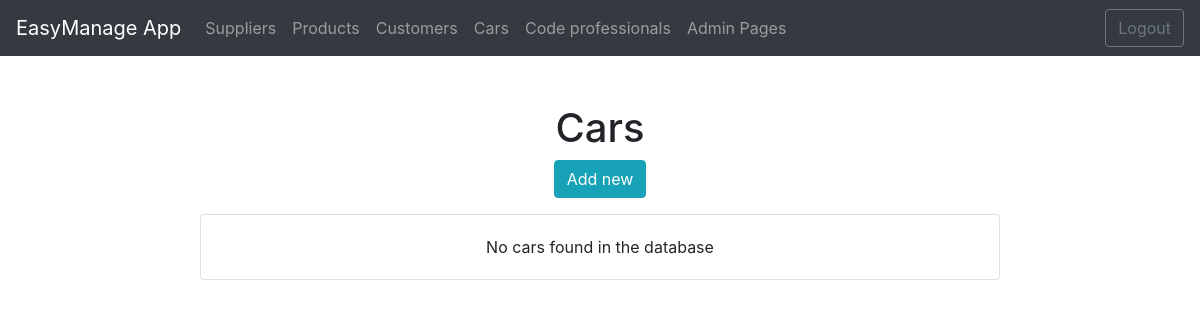
/cars/ (signed in), run on an earlier commit of the app's database.
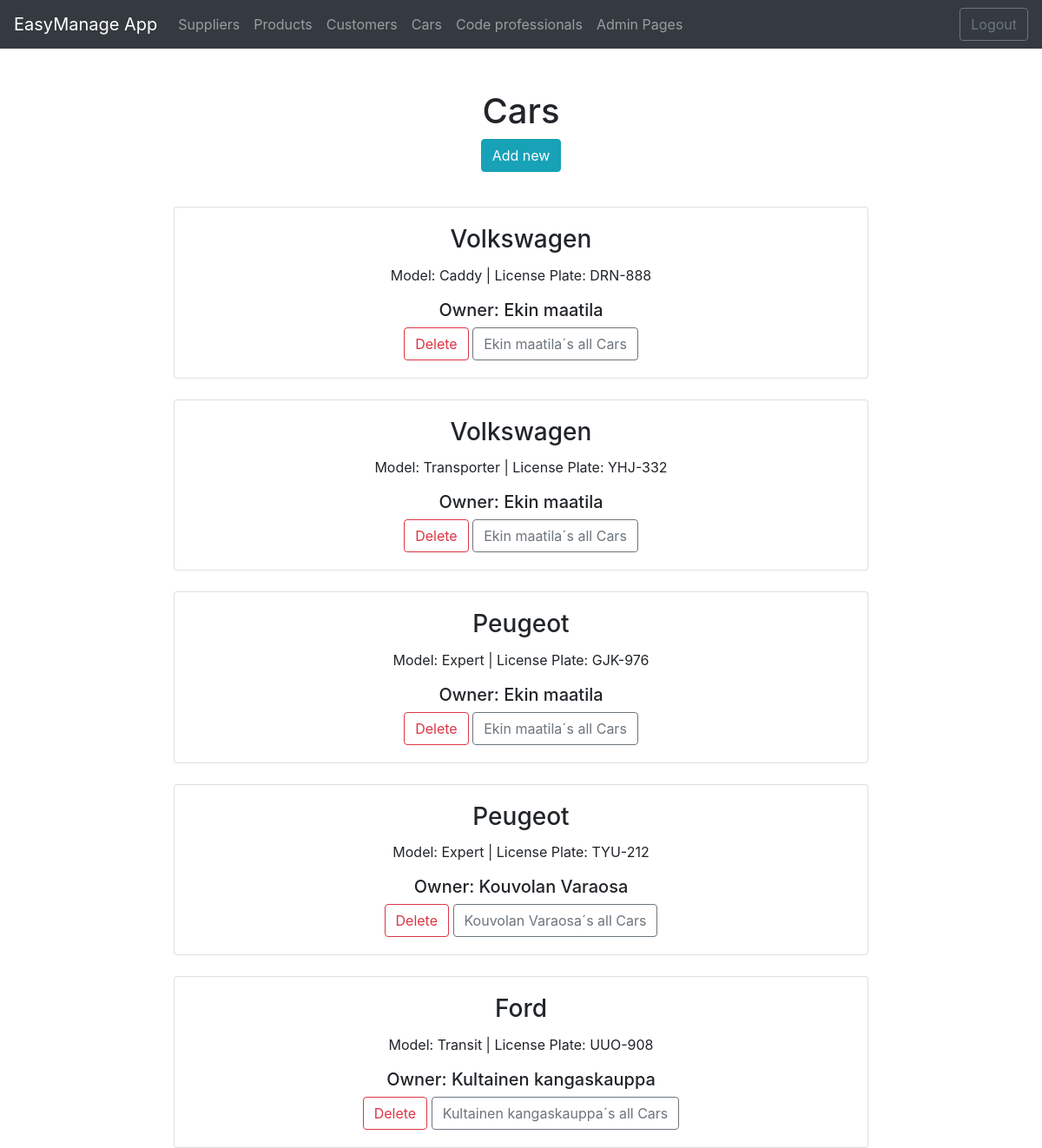
And on a later commit of the database.
### app/models.py (models this page shows, shortened)
class Car(models.Model):
    brand = models.CharField(max_length= 30, default="toyota")
    model = models.CharField(max_length= 30, default="yaris")
    licenseplate = models.CharField(max_length= 50, default=3)
    owner = models.ForeignKey(Supplier, on_delete=models.CASCADE)

class Supplier(models.Model):
    companyname = models.CharField(max_length= 50, default="firma")
    contactname = models.CharField(max_length= 50, default="firma")
    address = models.CharField(max_length= 100, default="firma")
    phone = models.CharField(max_length= 20, default="firma")
    email = models.CharField(max_length= 50, default="firma")
    country = models.CharField(max_length= 50, default="firma")

### app/views.py (the view)
# urls.py: path('cars/', carlistview),
def carlistview(request):
    if not request.user.is_authenticated:
         return render(request, 'loginpage.html')
    else:
        carlist = Car.objects.all()
        supplierlist = Supplier.objects.all()
        context = {'cars': carlist, 'suppliers': supplierlist}
        return render (request,"carlist.html",context)

### app/templates/carlist.html (shortened to what this page needs)
{% extends 'index.html' %}
{% block content %}
<br />
<br />
<h1>Cars</h1>
<button id="add-btn" onclick="showaddform()" class="btn btn-info">Add new</button>
{% for r in cars %}
<br>
<div class="card" style="width: 50rem;">
    <div class="card-body">
        <h3 class="card-title">{{r.brand}} </h3>
        <p class="card-text">Model: {{r.model}} | License Plate: {{r.licenseplate}}</p>
        <h5 class="card-text">Owner: {{r.owner.companyname}}</h5>
        <a href="/confirm-delete-car/{{r.id}}/" class="btn btn-outline-danger">Delete</a>
        <a href="/cars-by-supplier/{{r.owner.id}}/" class="btn btn-outline-secondary">{{r.owner.companyname}}´s all
            Cars</a>
    </div>
</div>
{% empty %}
<div class="card" style="width: 50rem;">
    <div class="card-body">
        <p class="card-text">No cars found in the database </p>
    </div>
</div>
{%endfor%}
{% endblock %}

What changed in the data, as far as the page shows it:
added Car: brand "Volkswagen", model "Caddy", licenseplate "DRN-888", owner.companyname "Ekin maatila"
added Car: brand "Volkswagen", model "Transporter", licenseplate "YHJ-332", owner.companyname "Ekin maatila"
added Car: brand "Peugeot", model "Expert", licenseplate "GJK-976", owner.companyname "Ekin maatila"
added Car: brand "Peugeot", model "Expert", licenseplate "TYU-212", owner.companyname "Kouvolan Varaosa"
added Car: brand "Ford", model "Transit", licenseplate "UUO-908", owner.companyname "Kultainen kangaskauppa"
Also different on the page:
text no longer shown: "No cars found in the database"
